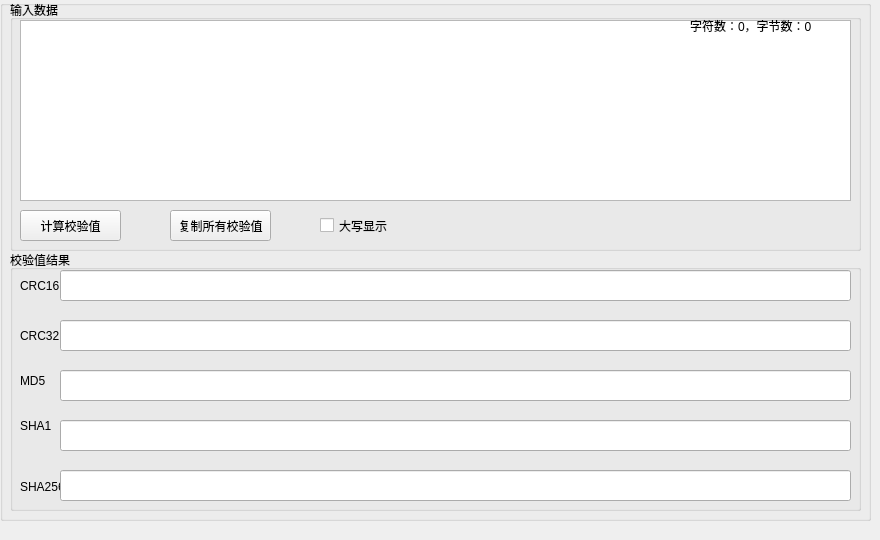
<?xml version="1.0" encoding="UTF-8"?>
<ui version="4.0">
 <class>FormChildDataValidation</class>
 <widget class="QWidget" name="FormChildDataValidation">
  <property name="geometry">
   <rect>
    <x>0</x>
    <y>0</y>
    <width>880</width>
    <height>540</height>
   </rect>
  </property>
  <property name="windowTitle">
   <string>Form</string>
  </property>
  <widget class="QGroupBox" name="groupBox">
   <property name="geometry">
    <rect>
     <x>0</x>
     <y>0</y>
     <width>871</width>
     <height>521</height>
    </rect>
   </property>
   <property name="title">
    <string/>
   </property>
   <widget class="QLabel" name="label_inputInfo">
    <property name="geometry">
     <rect>
      <x>690</x>
      <y>10</y>
      <width>141</width>
      <height>31</height>
     </rect>
    </property>
    <property name="text">
     <string>字符数：0，字节数：0</string>
    </property>
   </widget>
   <widget class="QGroupBox" name="groupBox_2">
    <property name="geometry">
     <rect>
      <x>10</x>
      <y>250</y>
      <width>851</width>
      <height>261</height>
     </rect>
    </property>
    <property name="title">
     <string>校验值结果</string>
    </property>
    <widget class="QLabel" name="label">
     <property name="geometry">
      <rect>
       <x>10</x>
       <y>20</y>
       <width>41</width>
       <height>31</height>
      </rect>
     </property>
     <property name="text">
      <string>CRC16</string>
     </property>
    </widget>
    <widget class="QLabel" name="label_3">
     <property name="geometry">
      <rect>
       <x>10</x>
       <y>70</y>
       <width>41</width>
       <height>31</height>
      </rect>
     </property>
     <property name="text">
      <string>CRC32</string>
     </property>
    </widget>
    <widget class="QLineEdit" name="lineEdit_crc16">
     <property name="geometry">
      <rect>
       <x>50</x>
       <y>20</y>
       <width>791</width>
       <height>31</height>
      </rect>
     </property>
    </widget>
    <widget class="QLineEdit" name="lineEdit_crc32">
     <property name="geometry">
      <rect>
       <x>50</x>
       <y>70</y>
       <width>791</width>
       <height>31</height>
      </rect>
     </property>
    </widget>
    <widget class="QLabel" name="label_4">
     <property name="geometry">
      <rect>
       <x>10</x>
       <y>120</y>
       <width>41</width>
       <height>21</height>
      </rect>
     </property>
     <property name="text">
      <string>MD5</string>
     </property>
    </widget>
    <widget class="QLineEdit" name="lineEdit_md5">
     <property name="geometry">
      <rect>
       <x>50</x>
       <y>120</y>
       <width>791</width>
       <height>31</height>
      </rect>
     </property>
    </widget>
    <widget class="QLabel" name="label_5">
     <property name="geometry">
      <rect>
       <x>10</x>
       <y>160</y>
       <width>41</width>
       <height>31</height>
      </rect>
     </property>
     <property name="text">
      <string>SHA1</string>
     </property>
    </widget>
    <widget class="QLineEdit" name="lineEdit_sha1">
     <property name="geometry">
      <rect>
       <x>50</x>
       <y>170</y>
       <width>791</width>
       <height>31</height>
      </rect>
     </property>
    </widget>
    <widget class="QLabel" name="label_6">
     <property name="geometry">
      <rect>
       <x>10</x>
       <y>220</y>
       <width>41</width>
       <height>31</height>
      </rect>
     </property>
     <property name="text">
      <string>SHA256：</string>
     </property>
    </widget>
    <widget class="QLineEdit" name="lineEdit_sha256">
     <property name="geometry">
      <rect>
       <x>50</x>
       <y>220</y>
       <width>791</width>
       <height>31</height>
      </rect>
     </property>
    </widget>
   </widget>
   <widget class="QGroupBox" name="groupBox_3">
    <property name="geometry">
     <rect>
      <x>10</x>
      <y>0</y>
      <width>851</width>
      <height>251</height>
     </rect>
    </property>
    <property name="title">
     <string>输入数据</string>
    </property>
    <widget class="QTextEdit" name="textEdit_inputText">
     <property name="geometry">
      <rect>
       <x>10</x>
       <y>20</y>
       <width>831</width>
       <height>181</height>
      </rect>
     </property>
    </widget>
    <widget class="QPushButton" name="pushButton_calculateCheckSums">
     <property name="geometry">
      <rect>
       <x>10</x>
       <y>210</y>
       <width>101</width>
       <height>31</height>
      </rect>
     </property>
     <property name="text">
      <string>计算校验值</string>
     </property>
    </widget>
    <widget class="QPushButton" name="pushButton_copyCheckSums">
     <property name="geometry">
      <rect>
       <x>160</x>
       <y>210</y>
       <width>101</width>
       <height>31</height>
      </rect>
     </property>
     <property name="text">
      <string>复制所有校验值</string>
     </property>
    </widget>
    <widget class="QCheckBox" name="checkBox_upperCaseCheck">
     <property name="geometry">
      <rect>
       <x>310</x>
       <y>210</y>
       <width>101</width>
       <height>31</height>
      </rect>
     </property>
     <property name="text">
      <string>大写显示</string>
     </property>
    </widget>
   </widget>
   <zorder>groupBox_3</zorder>
   <zorder>label_inputInfo</zorder>
   <zorder>groupBox_2</zorder>
  </widget>
 </widget>
 <resources/>
 <connections/>
</ui>
